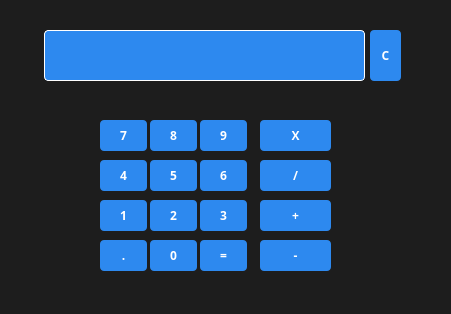
<?xml version="1.0" encoding="UTF-8"?>
<ui version="4.0">
 <class>MainWindow</class>
 <widget class="QMainWindow" name="MainWindow">
  <property name="geometry">
   <rect>
    <x>0</x>
    <y>0</y>
    <width>451</width>
    <height>314</height>
   </rect>
  </property>
  <property name="windowTitle">
   <string>Calculadora - Facundo Fernández</string>
  </property>
  <property name="styleSheet">
   <string notr="true">*{
font-family: century gothic;
}

QWidget#centralwidget{
background-color: #1d1d1d;
}

QLabel{
color:white;
border: 1px solid white;
border-radius: 4px;
background-color:#2d89ef;
}

QPushButton{
border-radius: 4px;
background-color: #2d89ef;
color:white;
font-weight: bold;
cursor: pointing_hand;
}

QPushButton:hover{
background-color: #2b5797;
}

QLabel#alumno{
background-color: none;
border:none;
}
</string>
  </property>
  <widget class="QWidget" name="centralwidget">
   <widget class="QLabel" name="resultadoLabel">
    <property name="geometry">
     <rect>
      <x>44</x>
      <y>30</y>
      <width>321</width>
      <height>51</height>
     </rect>
    </property>
    <property name="text">
     <string/>
    </property>
    <property name="alignment">
     <set>Qt::AlignRight|Qt::AlignTrailing|Qt::AlignVCenter</set>
    </property>
   </widget>
   <widget class="QPushButton" name="btn7">
    <property name="geometry">
     <rect>
      <x>100</x>
      <y>120</y>
      <width>47</width>
      <height>31</height>
     </rect>
    </property>
    <property name="cursor">
     <cursorShape>PointingHandCursor</cursorShape>
    </property>
    <property name="text">
     <string>7</string>
    </property>
   </widget>
   <widget class="QPushButton" name="btn8">
    <property name="geometry">
     <rect>
      <x>150</x>
      <y>120</y>
      <width>47</width>
      <height>31</height>
     </rect>
    </property>
    <property name="cursor">
     <cursorShape>PointingHandCursor</cursorShape>
    </property>
    <property name="text">
     <string>8</string>
    </property>
   </widget>
   <widget class="QPushButton" name="btn9">
    <property name="geometry">
     <rect>
      <x>200</x>
      <y>120</y>
      <width>47</width>
      <height>31</height>
     </rect>
    </property>
    <property name="cursor">
     <cursorShape>PointingHandCursor</cursorShape>
    </property>
    <property name="text">
     <string>9</string>
    </property>
   </widget>
   <widget class="QPushButton" name="btn6">
    <property name="geometry">
     <rect>
      <x>200</x>
      <y>160</y>
      <width>47</width>
      <height>31</height>
     </rect>
    </property>
    <property name="cursor">
     <cursorShape>PointingHandCursor</cursorShape>
    </property>
    <property name="text">
     <string>6</string>
    </property>
   </widget>
   <widget class="QPushButton" name="btn5">
    <property name="geometry">
     <rect>
      <x>150</x>
      <y>160</y>
      <width>47</width>
      <height>31</height>
     </rect>
    </property>
    <property name="cursor">
     <cursorShape>PointingHandCursor</cursorShape>
    </property>
    <property name="text">
     <string>5</string>
    </property>
   </widget>
   <widget class="QPushButton" name="btn4">
    <property name="geometry">
     <rect>
      <x>100</x>
      <y>160</y>
      <width>47</width>
      <height>31</height>
     </rect>
    </property>
    <property name="cursor">
     <cursorShape>PointingHandCursor</cursorShape>
    </property>
    <property name="text">
     <string>4</string>
    </property>
   </widget>
   <widget class="QPushButton" name="btn3">
    <property name="geometry">
     <rect>
      <x>200</x>
      <y>200</y>
      <width>47</width>
      <height>31</height>
     </rect>
    </property>
    <property name="cursor">
     <cursorShape>PointingHandCursor</cursorShape>
    </property>
    <property name="text">
     <string>3</string>
    </property>
   </widget>
   <widget class="QPushButton" name="btn2">
    <property name="geometry">
     <rect>
      <x>150</x>
      <y>200</y>
      <width>47</width>
      <height>31</height>
     </rect>
    </property>
    <property name="cursor">
     <cursorShape>PointingHandCursor</cursorShape>
    </property>
    <property name="text">
     <string>2</string>
    </property>
   </widget>
   <widget class="QPushButton" name="btn1">
    <property name="geometry">
     <rect>
      <x>100</x>
      <y>200</y>
      <width>47</width>
      <height>31</height>
     </rect>
    </property>
    <property name="cursor">
     <cursorShape>PointingHandCursor</cursorShape>
    </property>
    <property name="text">
     <string>1</string>
    </property>
   </widget>
   <widget class="QPushButton" name="btnPunto">
    <property name="geometry">
     <rect>
      <x>100</x>
      <y>240</y>
      <width>47</width>
      <height>31</height>
     </rect>
    </property>
    <property name="cursor">
     <cursorShape>PointingHandCursor</cursorShape>
    </property>
    <property name="text">
     <string>.</string>
    </property>
   </widget>
   <widget class="QPushButton" name="btn0">
    <property name="geometry">
     <rect>
      <x>150</x>
      <y>240</y>
      <width>47</width>
      <height>31</height>
     </rect>
    </property>
    <property name="cursor">
     <cursorShape>PointingHandCursor</cursorShape>
    </property>
    <property name="text">
     <string>0</string>
    </property>
   </widget>
   <widget class="QPushButton" name="btnResultado">
    <property name="geometry">
     <rect>
      <x>200</x>
      <y>240</y>
      <width>47</width>
      <height>31</height>
     </rect>
    </property>
    <property name="cursor">
     <cursorShape>PointingHandCursor</cursorShape>
    </property>
    <property name="text">
     <string>=</string>
    </property>
   </widget>
   <widget class="QPushButton" name="btnMultiplicar">
    <property name="geometry">
     <rect>
      <x>260</x>
      <y>120</y>
      <width>71</width>
      <height>31</height>
     </rect>
    </property>
    <property name="cursor">
     <cursorShape>PointingHandCursor</cursorShape>
    </property>
    <property name="text">
     <string>X</string>
    </property>
   </widget>
   <widget class="QPushButton" name="btnDividir">
    <property name="geometry">
     <rect>
      <x>260</x>
      <y>160</y>
      <width>71</width>
      <height>31</height>
     </rect>
    </property>
    <property name="cursor">
     <cursorShape>PointingHandCursor</cursorShape>
    </property>
    <property name="text">
     <string>/</string>
    </property>
   </widget>
   <widget class="QPushButton" name="btnSumar">
    <property name="geometry">
     <rect>
      <x>260</x>
      <y>200</y>
      <width>71</width>
      <height>31</height>
     </rect>
    </property>
    <property name="cursor">
     <cursorShape>PointingHandCursor</cursorShape>
    </property>
    <property name="text">
     <string>+</string>
    </property>
   </widget>
   <widget class="QPushButton" name="btnRestar">
    <property name="geometry">
     <rect>
      <x>260</x>
      <y>240</y>
      <width>71</width>
      <height>31</height>
     </rect>
    </property>
    <property name="cursor">
     <cursorShape>PointingHandCursor</cursorShape>
    </property>
    <property name="text">
     <string>-</string>
    </property>
   </widget>
   <widget class="QPushButton" name="btnC">
    <property name="geometry">
     <rect>
      <x>370</x>
      <y>30</y>
      <width>31</width>
      <height>51</height>
     </rect>
    </property>
    <property name="cursor">
     <cursorShape>PointingHandCursor</cursorShape>
    </property>
    <property name="text">
     <string>C</string>
    </property>
   </widget>
  </widget>
 </widget>
 <resources/>
 <connections/>
</ui>
